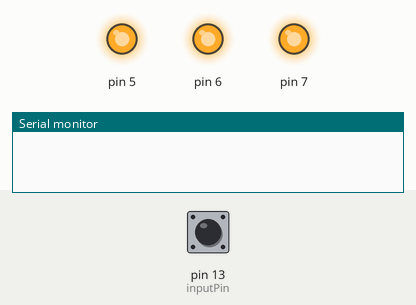
A sketch run on a simulated Arduino Uno, built with avr-gcc and run on an emulated ATmega328P. Parts: output pins drawn as LEDs (lit = HIGH), the last lines printed to the serial monitor. Inputs (shaded band) come from the test bench; at power-on: pin 13 (inputPin) HIGH. Pins used as bus, display or sensor lines are not drawn.

Above: at 0.1 s.
At 4.1 s:
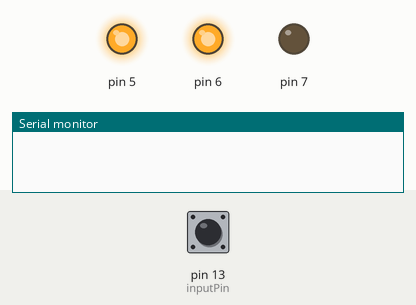
At 5.8 s:
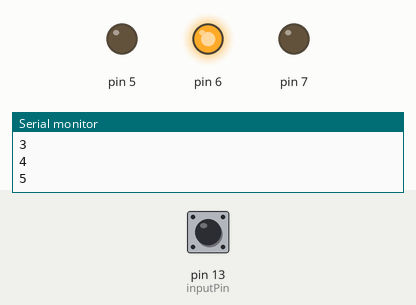
At 6.8 s:
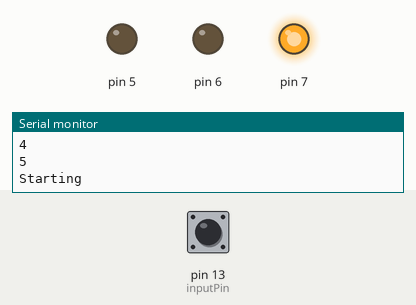
At 7.8 s:
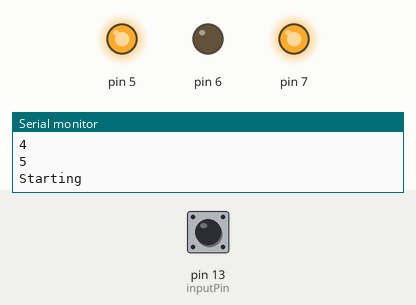
Timing chart, 0 to 9.3 s (numbered marks = the images above):
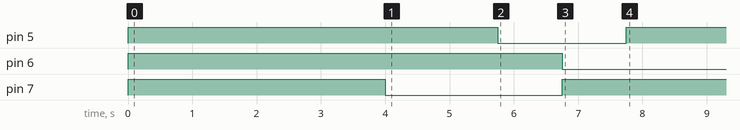

The sketch:

Automatic_Sleeve_Placket.ino
```cpp
// inisialisasi pin, ditambahkan ketika ada pin input/output (IO) yang digunakan
int R1 = 2;
int R2 = 3;
int R3 = 4;
int R4 = 5;
int R5 = 6;
int R6 = 7;
int R7 = 8;
int R8 = 9;
int R9 = 10;
int R10 = 11;
int inputPin = 13;
int menu, kondisi = 0;

void setup() {
  Serial.begin(115200);
  menu = 0;
  //pinMode untuk input (push button, sensor, dll)
  //INPUT_PULLUP digunakan untuk tombol, dan beberapa sensor analog
  pinMode(inputPin, INPUT_PULLUP);
  for (int pin = 2; pin <= 7; pin++) {
    pinMode(pin, OUTPUT);
    digitalWrite(pin, HIGH);
  }
  digitalWrite(6, HIGH);
  delay(4000);
  digitalWrite(7, LOW);
  delay(750);
  //pinMode untuk output (motor, relay, dll)
  for (int pin = 2; pin <= 5; pin++) {
    //    pinMode(pin, OUTPUT);
    delay(250);
    digitalWrite(pin, LOW);
    //    digitalWrite(pin, HIGH);
    Serial.println(pin);
  }
  delay(1000);
  digitalWrite(7, HIGH);
  //  for(int tes = 2; tes<=5; tes++){
  //    digitalWrite(tes, LOW);
  //  }
  //  delay(5000);
  //  for(int tes = 2; tes<=6; tes++){
  //    digitalWrite(tes, HIGH);
  //  }
  Serial.println("Starting");
}

void loop() {
  if (digitalRead(inputPin) == HIGH) {
    digitalWrite(6, LOW);
    delay(1000);
    for (int tes = 2; tes <= 5; tes++) {
      digitalWrite(tes, HIGH);
    }
  }
  //ketika tombol/sensor terdeteksi maka menu akan bertambah 1, menggunakan fungsi button debounce
  //  if (digitalRead(inputPin) == LOW && kondisi == 1) {
  //    menu++;
  //    //berfungsi untuk membatasi menu sehingga menu akan kembali ke 0
  //    if (menu >= 4) {
  //      menu = 0;
  //    }
  //    Serial.println(menu);
  //    Serial.println("HIGH");
  //    kondisi = 0;
  //    Serial.println("Delay");
  //    pneumatic();
  //    delay(1000);
  //  }
  //  if (digitalRead(inputPin) == HIGH && kondisi == 0) {
  //    Serial.println("LOW");
  //    kondisi = 1;
  //  }
}

void pneumatic() {
  //menu pada void loop akan dibaca sebagai switch case, sehingga ketika menu = 1 maka case = 1
  //pada bagian ini misal menu 1 menghidupkan relay 1, maka case 1 berisi digitalWrite(R1, LOW);
  switch (menu) {
    case 0:
      digitalWrite(R1, HIGH);
      digitalWrite(R2, HIGH);
      digitalWrite(R3, HIGH);
      break;
    case 1:
      digitalWrite(R1, LOW);
      break;
    case 2:
      digitalWrite(R1, HIGH);
      break;
    case 3:
      digitalWrite(R2, LOW);
      break;
  }
}
```

Measured:
- by itself, pin 5: HIGH → LOW at 5.8 s, → HIGH 2.0 s later
- by itself, pin 6: HIGH → LOW at 6.8 s
